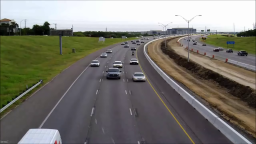
#> input picture Asignacion1/frames/imagen1.png, 256 x 144 px; the run also reads 1 picture not shown here
$ python main.py
#> lines starting #> are read from the running program, lines starting #| are printed output that depends on the picture
import numpy
import cv2 as cv
import imageio
import os
dir_path = "frames/"
file_names = sorted((fn for fn in os.listdir(dir_path) if fn.endswith('.png')),key=lambda x: int(x.split('.')[0][6:]) )


framesnormal = []

for file_name in file_names:
    file_path = os.path.join(dir_path, file_name)
    img = imageio.imread(file_path)
#> img is the input picture: shape (144, 256, 3); mean R, G, B 120.6, 118.8, 111.4
    framesnormal.append(img)
#> pass 2 of the loop `for file_name in file_names:`:
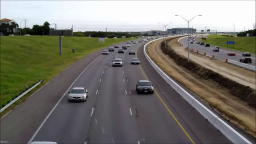
#> input picture Asignacion1/frames/imagen10.png, 256 x 144 px
#> img is the input picture: shape (144, 256, 3); mean R, G, B 119, 117, 109.3

output_path = "gifsinrestar.gif"
imageio.mimsave(output_path, framesnormal, 'GIF', duration=0.2)

framesresta = []
previous_img = cv.imread(os.path.join(dir_path, file_names[0]))

for file_name in file_names[1:]:
    file_path = os.path.join(dir_path, file_name)
    current_img = imageio.imread(file_path)
    diff_img = cv.subtract(previous_img, current_img)
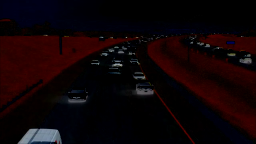
#> diff_img: shape (144, 256, 3); mean B, G, R 6.2, 3.7, 15.5
    framesresta.append(diff_img)
    previous_img = current_img
#> pass 2 of the loop `for file_name in file_names[1:]:`:
#> `diff_img = cv.subtract(previous_img, current_img)`:
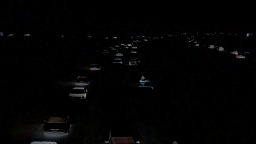
#> diff_img: shape (144, 256, 3); mean R, G, B 2.9, 2.6, 2.8

output_path2 = "gifrestado.gif"
imageio.mimsave(output_path2, framesresta, 'GIF', duration=0.5)
